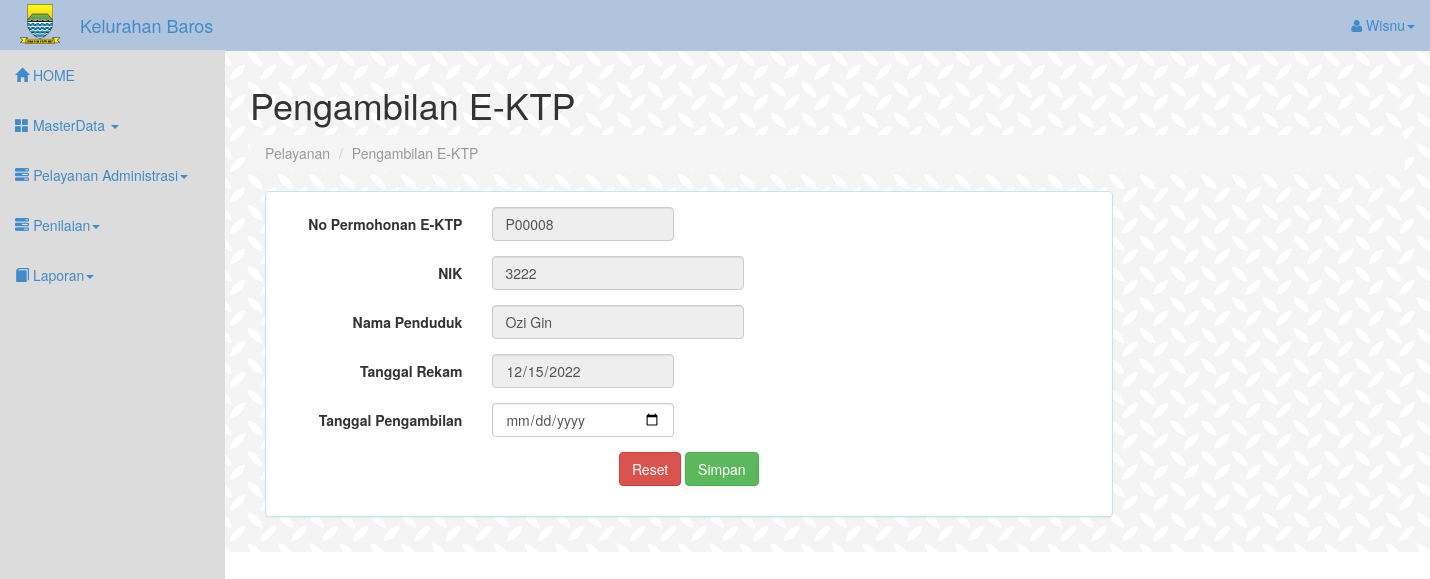
/pengambilan_ktp.php?id=P00008 (signed in), run on the app's committed database.
### tables this page shows
CREATE TABLE `tb_permohonanktp` (
  `no_permohonanKtp` varchar(10) NOT NULL,
  `nik` varchar(16) NOT NULL,
  `jenisPermohonan` varchar(30) NOT NULL,
  `tgl_penyerahanBerkas` date NOT NULL,
  `tglRekam` date NOT NULL,
  `tgl_pengambilan` date NOT NULL,
  `status` varchar(30) NOT NULL
);

CREATE TABLE `tb_penduduk` (
  `id_penduduk` int(11) NOT NULL,
  `nik` varchar(16) NOT NULL,
  `nama` varchar(50) NOT NULL,
  `tempatLahir` varchar(30) NOT NULL,
  `tanggalLahir` date NOT NULL,
  `jenisKelamin` varchar(15) NOT NULL,
  `alamat` varchar(50) NOT NULL,
  `rt` varchar(3) NOT NULL,
  `rw` varchar(3) NOT NULL,
  `kelurahan` varchar(30) NOT NULL,
  `agama` varchar(30) NOT NULL,
  `pendidikan` varchar(30) NOT NULL,
  `statusPerkawinan` varchar(30) NOT NULL,
  `pekerjaan` varchar(50) NOT NULL,
  `golDarah` varchar(2) NOT NULL,
  `nomorTlp` varchar(15) NOT NULL,
  `foto` varchar(200) NOT NULL
);

### pengambilan_ktp.php (the view, shortened to what this page needs)
<!DOCTYPE html>
<html lang="en">
  <head>
    <link href="assets/css/bootstrap.css" rel="stylesheet">
    <link href="assets/css/sb-admin.css" rel="stylesheet">
    <link rel="stylesheet" href="assets/font-awesome/css/font-awesome.min.css">
  </head>
<body>
<?php
require_once('koneksi.php');
if(isset($_GET['id'])){
  $id=($_GET['id']);
                      $query="SELECT * FROM tb_permohonanktp as p JOIN tb_penduduk as d ON p.nik=d.nik where no_permohonanKtp='$id'";
                      $result=mysqli_query($koneksi,$query);
                      $data=mysqli_fetch_assoc($result);
                      $noper=$data["no_permohonanKtp"];
                      $nik=$data["nik"];
                      $nama=$data["nama"];
                      $tgl_rekam=$data["tglRekam"];
                      $status=$data["status"];
                  }if($status=="Sudah Diambil"){
                  	echo"<script>alert('E-KTP Sudah Diambil')</script>";
          			echo"<script>location='tampil_ektp.php';</script>";
                  }
                  ?>
 <div id="wrapper">
<?php
include"header.php";
?>
</div>
<div id="page-wrapper">
<div class="row" id="contentInput" >
          <div class="col-lg-12">
            <h1> Pengambilan E-KTP</h1>
            <ol class="breadcrumb">
              <li class="active">Pelayanan</li>
              <li class="active">Pengambilan E-KTP</li>
            </ol>
          </div>
      </div>
<div class="container">
        <div class="row row-table">
          <div class="col-sm-9 col-table">
          <div class="panel panel-info">
          <div class="panel-body">
         <form  action="" class="form-horizontal" method="POST" enctype="multipart/form-data">
                  <div class="form-group form-group-sm">
                    <label class=" control-label col-sm-3" for="txtno" control-label">No Permohonan E-KTP</label>
                    <div class="col-sm-3">
                    <input type="text" class="form-control" name="txtno" id="txtno" value="<?php echo $noper; ?>" readonly>
                </div>
              </div>
               <div class="form-group form-group-sm">
                    <label class=" control-label col-sm-3" for="txtnik" control-label">NIK</label>
                    <div class="col-sm-4">
                    <input type="text" class="form-control" name="txtnik" id="txtnik" readonly value="<?php echo $nik; ?>">
                </div>
              </div>
              <div class="form-group form-group-sm">
                    <label class=" control-label col-sm-3" for="txtnama" control-label">Nama Penduduk</label>
                    <div class="col-sm-4">
                    <input type="text" class="form-control" name="txtnama" id="txtnama" readonly value="<?php echo $nama; ?>">
                </div>
              </div>
               <div class="form-group form-group-sm">
                    <label class=" control-label col-sm-3" for="txt_tglrekam" control-label">Tanggal Rekam</label>
                    <div class="col-sm-3">
                    <input type="date" class="form-control" name="txt_tglrekam" id="txt_tglrekam" readonly value="<?php echo $tgl_rekam; ?>">
                </div>
              </div>
               <div class="form-group form-group-sm">
                    <label class=" control-label col-sm-3" for="txt_tglrekam" control-label">Tanggal Pengambilan</label>
                    <div class="col-sm-3">
                    <input type="date" class="form-control" name="txt_tglambil" id="txt_tglambil" placeholder="yyyy-mm-dd" required>
                </div>
              </div>
               <div class="form-group form-group=sm">
                    <center><button type="reset" align="right" class="btn btn-danger">Reset</button>
                    <input type="submit" align="right" class="btn btn-success"  value="Simpan" name="simpan"></center>
                </div>
</div>
 </div>

### assets/css/sb-admin.css (style rules this page uses)
body { margin-top: 50px; }
#wrapper { padding-left: 0; }
#page-wrapper { width: 100%; padding: 5px 15px; }
@media (min-width:768px) { #wrapper { padding-left: 225px; background:url(assets/logo/pat13.png); } }
@media (min-width:768px) { #page-wrapper { padding: 15px 25px; } }

### data on the page
tb_permohonanktp: txtno "P00008", txtnik "3222", txtnama "Ozi Gin", txt_tglrekam "12/15/2022"

### other printed values
$_SESSION['userid'] "Wisnu"
